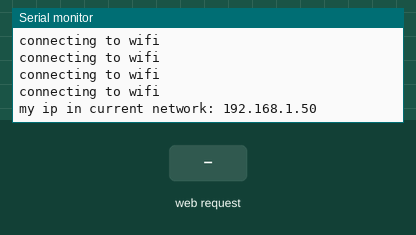
Bench run of a sketch on a simulated ESP8266 (NodeMCU). Shown: the last lines printed to the serial monitor. The test bench sets the inputs (shaded band). WiFi joins after 1.5 s; servers stay silent unless stated; a WiFi scan finds three made-up networks.

Above: at 3.1 s.
3.2 s: HTTP request GET /scan received
At 3.7 s:
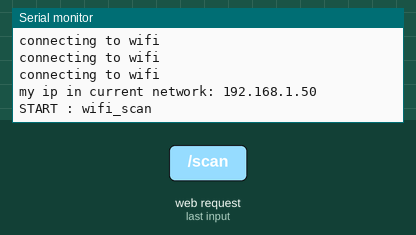
At 6.0 s:
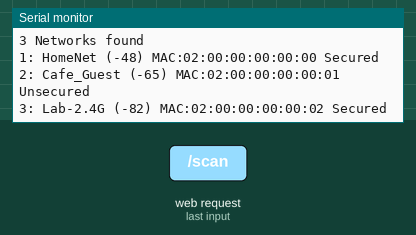

Measured:
- after the input at 3.2 s, the serial monitor: prints a new line at once (image 1)

The sketch:

WiFiScaner.ino
```cpp
#include <ArduinoJson.h>
#include <ESP8266WiFi.h>
#include <ESP8266WebServer.h>
#include <FS.h>
#include <ESP8266HTTPClient.h>

struct Device
{
   const char* name;
   const char* ip;
   String ident;
   const char* state;
};

const int DEVICES_MAX_COUNT = 20;
Device dictionary_new[DEVICES_MAX_COUNT];
int count_dictionary_new = 0;


ESP8266WebServer server(80);

WiFiClient client;
HTTPClient http; // for depricated Get request

String ShellySSID = "ShellyAP";
String ShellyPASS = "11001100";

//String HomeSSID = "LASSARD";
//String HomePASS = "PvE9zyZe";

//String MobSSID = "Samsung";
//String MobPASS = "11001100";

String ServerSSID = "MainAP";
String ServerPASS = "12345678";

//=======================================================================
//                     SETUP
//=======================================================================
void setup() {
  Serial.begin(115200);
  Serial.println(""); //Remove garbage

  // Set WiFi to station mode and disconnect from an AP if it was previously connected
  WiFi.mode(WIFI_STA);
  delay(100);

  Serial.println("WiFi Netwoek Scan Started");

  wifi_begin(ServerSSID, ServerPASS);
  restServerRouting();
  server.onNotFound(handleNotFound);
  server.begin();

}

//=======================================================================
//                        LOOP
//=======================================================================
void loop() {
 //  Serial.println("START : wifi_scan");
  server.handleClient();
  // Wait a bit before starting New scanning again
  delay(100);
}
//=======================================================================
```

web.ino
```cpp
bool f_process = false;
bool wifi_begin(String ssid, String pass){
  bool f = false;
  WiFi.disconnect();  //ESP has tendency to store old SSID and PASSword and tries to connect
  WiFi.mode(WIFI_STA);
 // WiFi.begin(ssid);
  WiFi.begin(ssid, pass);
  while (WiFi.status() != WL_CONNECTED) {
    Serial.println("connecting to wifi");
    delay(450);
    f = true;
  }
  if (f) {
    String ip = WiFi.localIP().toString().c_str();
    Serial.println("my ip in current network: " + ip);
    return true;
  }
  return false;
}

void handleNotFound() {
  server.send(404, "text/plain", "not found");
}

void restServerRouting()
{
    server.on("/scan", handle_scan);
}


void handle_scan()
{
  if (f_process) return;
  f_process = true;
//  server.send(200, "text/html", "scan start");
  /////////// сканируем точки доступа, если находим esp
  // подключаемся к ней, отправляем данные основной точки доступа
  // и говорим переподключиться в режиме станции

  if (wifi_scan())
    wifi_begin(ServerSSID, ServerPASS); // connect to rasp network
  f_process = false;
}

bool wifi_scan()
{
  Serial.println("START : wifi_scan");
   // WiFi.scanNetworks will return the number of networks found
  int k = 0;
  bool isShellyFound = false;
  int n = WiFi.scanNetworks();
  // responce
  String ap_list = "";

  for (int i = 0; i < n; ++i)
    { ap_list += WiFi.SSID(i) + ';' ;}
    server.send(200, "text/html", "scan ok, device count: " + String(n) + "; AP list: " + ap_list);
  Serial.println("Scan done");

  if (n == 0)
    Serial.println("No Networks Found");
  else
  {
    Serial.print(n);
    Serial.println(" Networks found");
    for (int i = 0; i < n; ++i)
    {
      // Print SSID and RSSI for each network found
      Serial.print(i + 1);  //Sr. No
      Serial.print(": ");
      Serial.print(WiFi.SSID(i)); //SSID
      Serial.print(" (");
      Serial.print(WiFi.RSSI(i)); //Signal Strength
      Serial.print(") MAC:");
      Serial.print(WiFi.BSSIDstr(i));
      Serial.println((WiFi.encryptionType(i) == ENC_TYPE_NONE)?" Unsecured":" Secured");
      if (WiFi.SSID(i).indexOf(ShellySSID) > -1)
      {
        isShellyFound = true;
        if (wifi_begin(WiFi.SSID(i), ShellyPASS))
        {
            String getOut = "http://192.168.4.1/reconnect?ssid="+ServerSSID;
            Serial.println(get(getOut));

        }
      }

      delay(10);
    }
  }
  return isShellyFound;
}

String get(String Arequest){
    http.setTimeout(200);
    http.begin(client, Arequest);
    Serial.println(Arequest);
    int httpCode = http.GET();
   // log(String(httpCode));

    String response = http.getString();
    Serial.println(response);
    http.end();
    return response;
}
```
